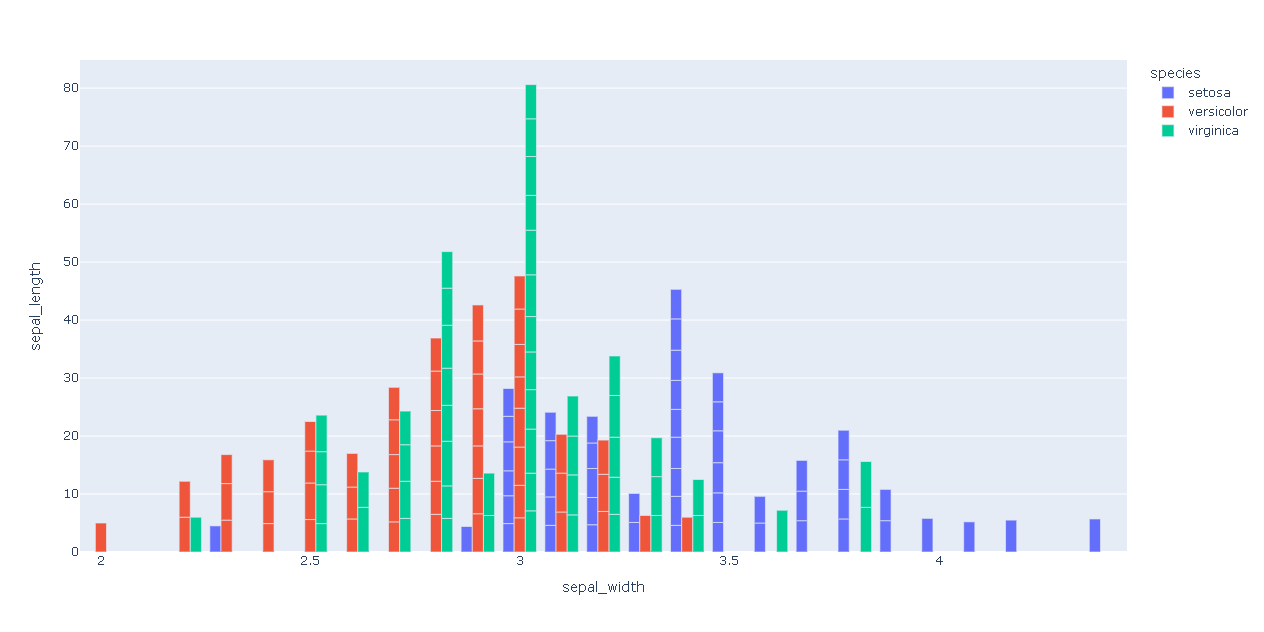

Write Python code to recreate this figure.
import plotly.express as px # Biblioteca usada para criar gráficos

df = px.data.iris() # DataFrame com conjunto de dados Iris
fig = px.bar(df, x="sepal_width", y="sepal_length",
             color="species", barmode = 'group') # Cria o objeto com os dados de x e y
fig.show() # Plota o gráfico

# plotly.express pode criar toda a fígura de uma só vez. Ele usa a graph_objects internamente
# long-form data é adequado para armazenar e exibir dados multivariados, ou seja, com dimensões superiores a 2.
